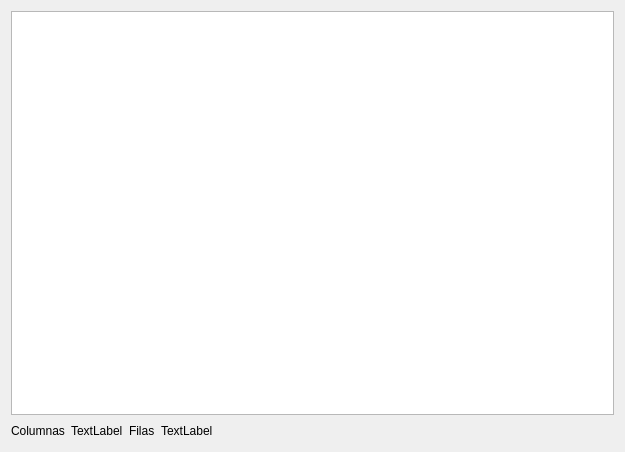
<?xml version="1.0" encoding="UTF-8"?>
<ui version="4.0">
 <class>crear</class>
 <widget class="QWidget" name="crear">
  <property name="geometry">
   <rect>
    <x>0</x>
    <y>0</y>
    <width>625</width>
    <height>452</height>
   </rect>
  </property>
  <property name="windowTitle">
   <string>Form</string>
  </property>
  <layout class="QGridLayout" name="gridLayout">
   <item row="0" column="0">
    <layout class="QVBoxLayout" name="verticalLayout">
     <item>
      <widget class="QTableView" name="tableView"/>
     </item>
     <item>
      <layout class="QHBoxLayout" name="horizontalLayout">
       <item>
        <widget class="QLabel" name="label">
         <property name="text">
          <string>Columnas</string>
         </property>
        </widget>
       </item>
       <item>
        <widget class="QLabel" name="columnas">
         <property name="text">
          <string>TextLabel</string>
         </property>
        </widget>
       </item>
       <item>
        <widget class="QLabel" name="label_3">
         <property name="text">
          <string>Filas</string>
         </property>
        </widget>
       </item>
       <item>
        <widget class="QLabel" name="filas">
         <property name="text">
          <string>TextLabel</string>
         </property>
        </widget>
       </item>
       <item>
        <spacer name="horizontalSpacer">
         <property name="orientation">
          <enum>Qt::Horizontal</enum>
         </property>
         <property name="sizeHint" stdset="0">
          <size>
           <width>40</width>
           <height>20</height>
          </size>
         </property>
        </spacer>
       </item>
      </layout>
     </item>
    </layout>
   </item>
  </layout>
 </widget>
 <resources/>
 <connections/>
</ui>
